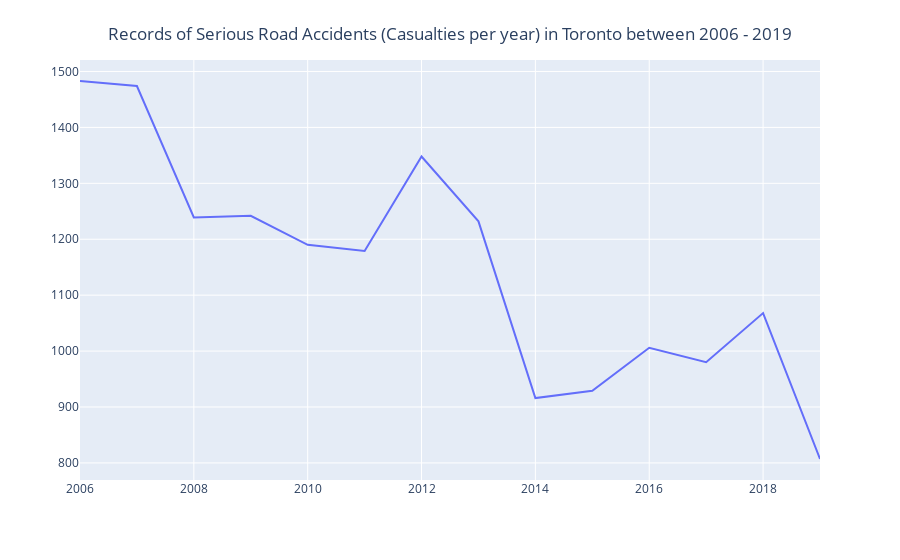

Here is the notebook cell this chart was saved with:
### Markdown cell above
### 1a. What is the rate of the road accidents (i.e. the number of casualties) in Toronto between 2006 - 2019?
### 1b. What is the rate of the road accidents based on different Toronto Regions?
### 1c. What is the rate of the road accidents based on different month?

### Code cell
ACCNUM = df_clean.groupby('year')['Index_'].nunique()
#ACCNUM = df_clean['ACCNUM'].value_counts()
fig = px.line(df_clean, x = year, y = ACCNUM, labels={'x':'','y':''})
fig.update_layout(
    title={
        'text': "Records of Serious Road Accidents (Casualties per year) in Toronto between 2006 - 2019",
        'y':0.95,
        'x':0.5,
        'xanchor': 'center',
        'yanchor': 'top'})
fig.show()

### Figure 1 — Plotly figure (JSON) as saved in the notebook; plotly's stock layout.template omitted (floating-point values rounded to 4 significant figures)
{"data": [{"hovertemplate": "=%{y}<extra></extra>", "legendgroup": "", "line": {"color": "#636efa", "dash": "solid"}, "mode": "lines", "name": "", "showlegend": false, "type": "scatter", "x": [2006, 2007, 2008, 2009, 2010, 2011, 2012, 2013, 2014, 2015, 2016, 2017, 2018, 2019], "xaxis": "x", "y": [1483, 1474, 1239, 1242, 1190, 1179, 1348, 1232, 916, 929, 1006, 980, 1068, 807], "yaxis": "y"}], "layout": {"legend": {"tracegroupgap": 0}, "margin": {"t": 60}, "title": {"text": "Records of Serious Road Accidents (Casualties per year) in Toronto between 2006 - 2019", "x": 0.5, "xanchor": "center", "y": 0.95, "yanchor": "top"}, "xaxis": {"anchor": "y", "domain": [0, 1], "title": {"text": ""}}, "yaxis": {"anchor": "x", "domain": [0, 1], "title": {"text": ""}}}}
